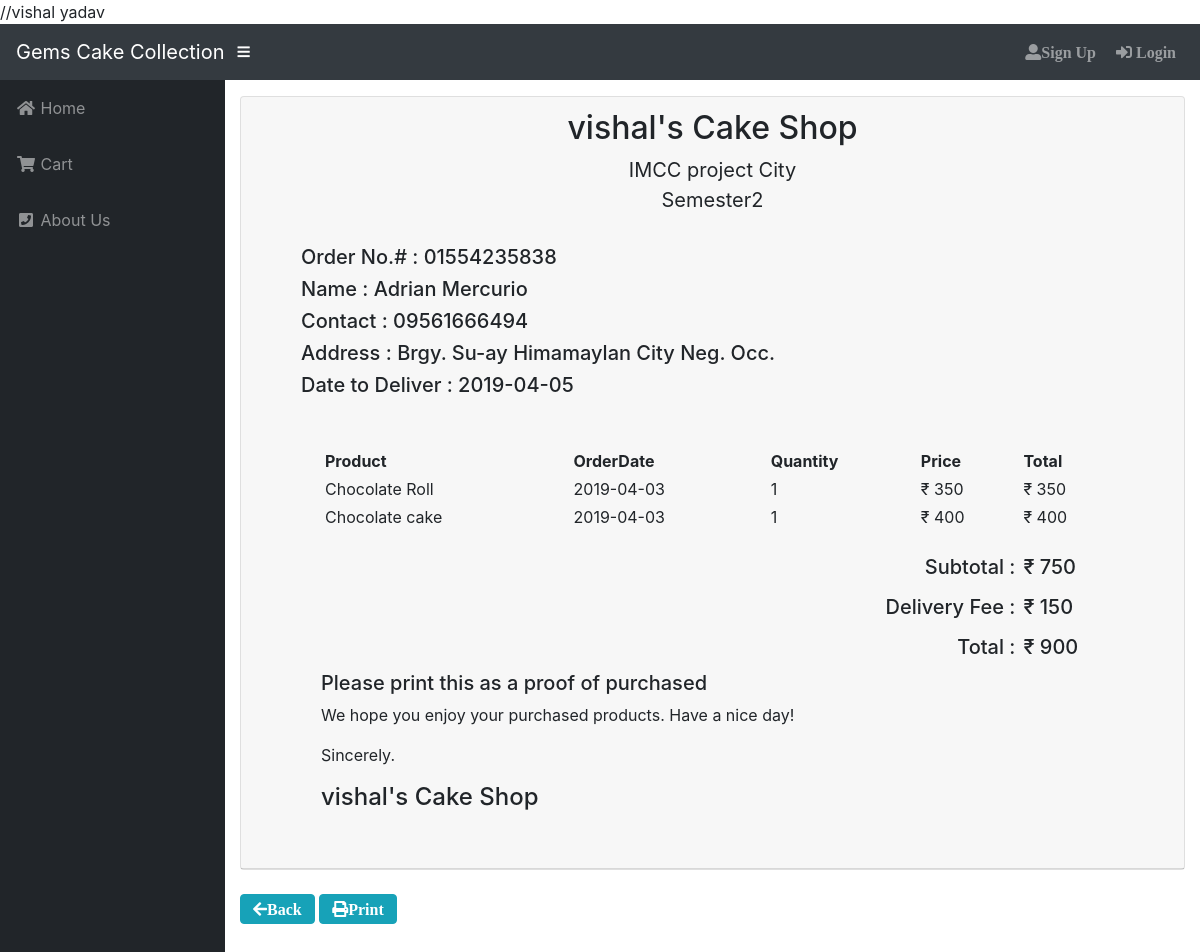
The page /orderdetail.php?id=1554235838 on the database its author committed.
### tables this page shows
CREATE TABLE `tbltransacdetail` (
  `detail_id` int(11) NOT NULL,
  `transac_code` int(11) NOT NULL,
  `date` varchar(11) NOT NULL,
  `customer_id` int(11) NOT NULL,
  `deliveryfee` int(11) NOT NULL,
  `totalprice` int(11) NOT NULL,
  `status` varchar(200) NOT NULL,
  `remarks` text NOT NULL,
  `delivery_date` varchar(200) NOT NULL
);

CREATE TABLE `tblusers` (
  `user_id` int(11) NOT NULL,
  `fname` varchar(20) NOT NULL,
  `lname` varchar(20) NOT NULL,
  `email` varchar(30) NOT NULL,
  `contact` bigint(100) NOT NULL,
  `address` text NOT NULL,
  `position` varchar(50) NOT NULL,
  `username` varchar(30) NOT NULL,
  `pass` longtext NOT NULL
);

### orderdetail.php (the view, shortened to what this page needs)
<?php include 'includes/header.php'; ?>
<?php include 'includes/sidebar.php'; ?>
<?php
$db_host = "localhost:3306";
$db_username = "root";
$db_pass = "Aa@1mysql";
$db_name = "cakes";
$myConnection= mysqli_connect("$db_host","$db_username","$db_pass","$db_name") or die ("could not connect to mysql");
$query = 'SELECT a.transac_code,concat(b.fname," ",b.lname)as name,a.delivery_date,b.contact,b.address,a.status FROM tbltransacdetail a,tblusers b
              WHERE a.customer_id=b.user_id and
              transac_code ='.$_GET['id'];
            $result = mysqli_query($myConnection, $query) or die(mysqli_error($myConnection));
              while($row = mysqli_fetch_array($result))
              {
               $stats = $row['status'];
               $name = $row['name'];
               $del = $row['delivery_date'];
               $contact = $row['contact'];
               $address = $row['address'];
               $cd = $row['transac_code'];
              }
?>
 <span id="divToPrint">
 <div class="card">
            <div class="card-header">
              <div style="margin-bottom: 30px">
             <center><h2>vishal's Cake Shop</h2><p style="font-size: 20px">IMCC project City <br> Semester2</p></center>
         </div>
              <?php if ($stats=='Confirmed') {
                ?>
         <ul>
             <div  style="margin-bottom: 30px">
            <h5>Order No.# : 0<?php echo $cd; ?></h5>
            <h5>Name : <?php echo $name; ?></h5>
            <h5>Contact : 0<?php echo $contact; ?></h5>
            <h5>Address : <?php echo $address; ?></h5>
            <h5>Date to Deliver : <?php echo $del; ?></h5>
        </div>
            <?php  }else{
              ?>
              <h5>Your order is on process. Please check your list of order for notification of confirmation.</h5>
           <?php } ?>
            <div class="card-body">
              <div class="table-responsive">
                            <table cellpadding="4" width="100%" cellspacing="0">
                                <thead align="left">
                                    <tr>
                                        <th>Product</th>
                                        <th>OrderDate</th>
                                        <th>Quantity</th>
                                        <th>Price</th>
                                        <th>Total</th>
                                    </tr>
                                </thead>
                                <tbody>
                                  <?php
$db_host = "localhost:3306";
$db_username = "root";
$db_pass = "Aa@1mysql";
$db_name = "cakes";
$myConnection= mysqli_connect("$db_host","$db_username","$db_pass","$db_name") or die ("could not connect to mysql");
                $query = "SELECT b.product_name,a.date,a.qty,a.price,a.total FROM tbltransac a,tblproducts b WHERE a.product_code=b.product_code AND a.transac_code='".$_GET['id']."' GROUP BY a.product_code";
                    $result = mysqli_query($myConnection, $query) or die (mysqli_error($myConnection));
                        while ($row = mysqli_fetch_assoc($result)) {
                            echo '<tr>';
                            echo '<td>'. $row['product_name'].'</td>';
                            echo '<td>'. $row['date'].'</td>';
                            echo '<td>'. $row['qty'].'</td>';
                            echo '<td>&#8377 '. $row['price'].'</td>';
                            echo '<td>&#8377 '. $row['total'].'</td>';
                            echo '</tr> ';
                }
            ?>
                                </tbody>
                                           <?php
$query = 'SELECT * FROM tbltransacdetail
              WHERE
              transac_code ='.$_GET['id'];
            $result = mysqli_query($myConnection, $query) or die(mysqli_error($myConnection));
              while($row = mysqli_fetch_array($result))
              {
               $zz = $row['totalprice'];
              }
?>
                                <tr>
                                  <td colspan="4" align="right"><br><h5> Subtotal :</h5></td>
                                  <td ><br><h5> &#8377 <?php echo $zz-150; ?></h5></td>
                                </tr>
                                <tr>
                                  <td colspan="4" align="right"><h5> Delivery Fee :</h5></td>
                                  <td ><h5> &#8377 150</h5></td>
                                </tr>
                                  <tr>
                                  <td colspan="4" align="right"><h5> Total :</h5></td>
                                  <td ><h5> &#8377 <?php echo $zz; ?></h5></td>
                                </tr>
                            </table>
                            <?php
							$db_host = "localhost:3306";
$db_username = "root";
$db_pass = "Aa@1mysql";
$db_name = "cakes";
$myConnection= mysqli_connect("$db_host","$db_username","$db_pass","$db_name") or die ("could not connect to mysql");
            $result = mysqli_query($myConnection, "SELECT * FROM tbltransacdetail
              WHERE transac_code =".$_GET['id']) or die(mysqli_error($myConnection));
              while($row = mysqli_fetch_array($result))
              {
               $stats = $row['status'];
              }
                             if ($stats=='Confirmed') {
                             ?>
                             <h5>Please print this as a proof of purchased</h5>
                            <p> We hope you enjoy your purchased products. Have a nice day!</p>
                            <p> Sincerely.</p>
                           <h4>vishal's Cake Shop</h4>
                           <?php }else{
                           } ?>
                        </div>
            </div>
          </div>
        </div><br>
</span>
             <a href="order.php" class="btn btn-xs btn-info fas fa-arrow-left" ">Back</a>
             <?php
             if ($stats=='Confirmed') {
               ?>
               <a href="#" class="btn btn-xs btn-info fas fa-print" value="print" onclick="PrintDiv();">Print</a>
            <?php }
              ?>
        <?php include 'includes/footer.php'; ?>

### css/sb-admin.css (style rules this page uses)
html { position: relative; min-height: 100%; }
body { height: 100%; }
:root { --input-padding-x: 0.75rem; --input-padding-y: 0.75rem; }

### rows shown on the page
tbltransacdetail: transac_code "1554235838", tblusers.contact "9561666494", tblusers.address "Brgy. Su-ay Himamaylan City Neg. Occ.", delivery_date "2019-04-05", $zz-150 "750", totalprice "900"

### other values the page prints
$name "Adrian Mercurio"
$row['product_name'] "Chocolate Roll"
$row['date'] "2019-04-03"
$row['qty'] "1"
$row['price'] "350"
$row['total'] "350"
$row['product_name'] "Chocolate cake"
$row['price'] "400"
$row['total'] "400"
